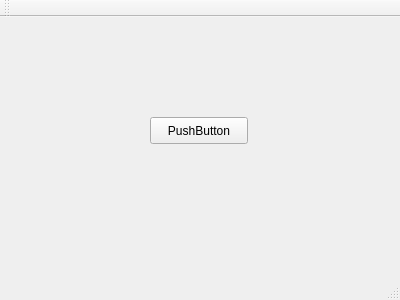
<?xml version="1.0" encoding="UTF-8"?>
<ui version="4.0">
 <class>MainWindow</class>
 <widget class="QMainWindow" name="MainWindow">
  <property name="geometry">
   <rect>
    <x>0</x>
    <y>0</y>
    <width>400</width>
    <height>300</height>
   </rect>
  </property>
  <property name="windowTitle">
   <string>MainWindow</string>
  </property>
  <widget class="QWidget" name="centralWidget">
   <widget class="QPushButton" name="pushButton">
    <property name="geometry">
     <rect>
      <x>150</x>
      <y>100</y>
      <width>98</width>
      <height>27</height>
     </rect>
    </property>
    <property name="text">
     <string>PushButton</string>
    </property>
   </widget>
  </widget>
  <widget class="QMenuBar" name="menuBar">
   <property name="geometry">
    <rect>
     <x>0</x>
     <y>0</y>
     <width>400</width>
     <height>25</height>
    </rect>
   </property>
  </widget>
  <widget class="QToolBar" name="mainToolBar">
   <attribute name="toolBarArea">
    <enum>TopToolBarArea</enum>
   </attribute>
   <attribute name="toolBarBreak">
    <bool>false</bool>
   </attribute>
  </widget>
  <widget class="QStatusBar" name="statusBar"/>
 </widget>
 <layoutdefault spacing="6" margin="11"/>
 <resources/>
 <connections/>
</ui>
